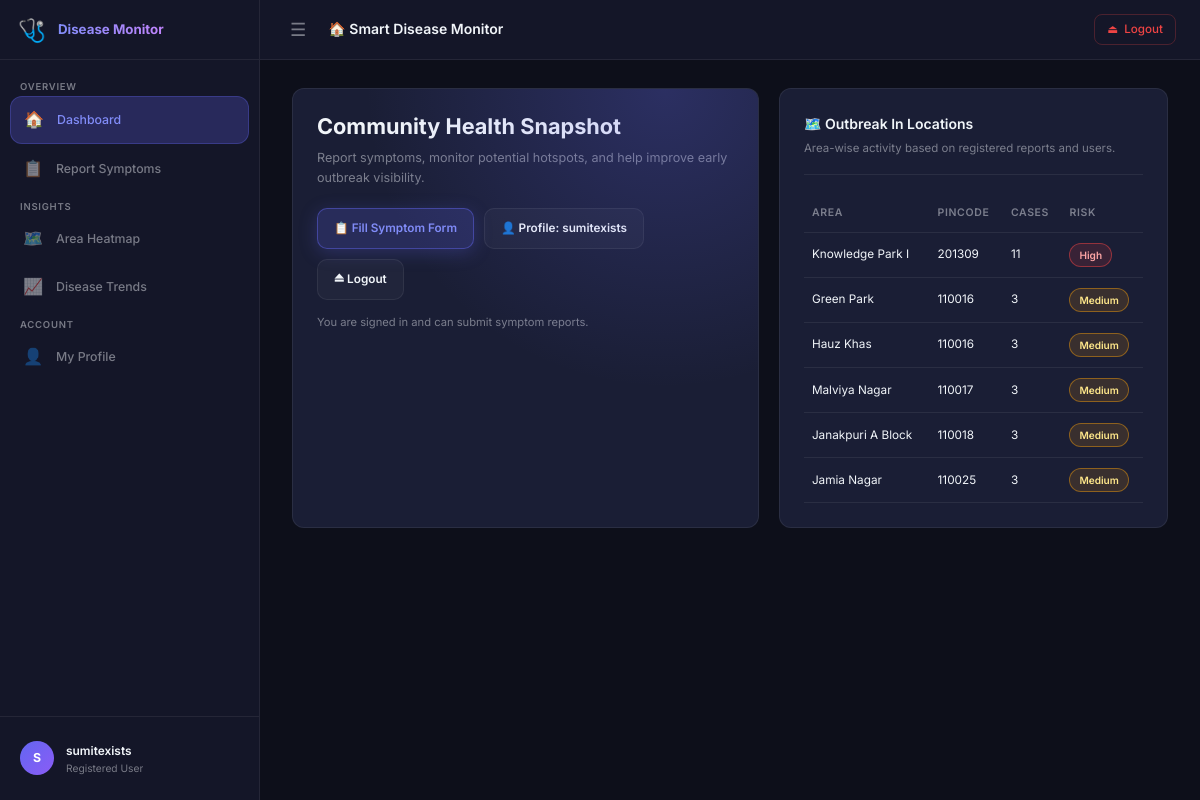
The app's page / (signed in) with its own data.
### doctor/models.py (models this page shows, shortened)
class User(AbstractUser):
   area = models.ForeignKey(
        'Area',
        on_delete=models.SET_NULL,
        null=True,
        blank=True,
        help_text="Area associated with the user, derived from pincode.",
        related_name="user_area"
    )

class Area(models.Model):
    pincode = models.CharField(
        max_length=6,
        blank=True,
        default="",
        help_text="6-digit NCR pincode of the user's location.",
    )
    area = models.CharField(
        max_length=200,
        blank=True,
        default="",
        help_text="Locality / area derived from the pincode.",
    )

### doctor/views.py (the view)
# urls.py: path("", views.home, name="home"),
def home(request):
    outbreak_locations = (
        Area.objects.values("pincode", "area")
        .annotate(user_count=Count("symptomreport"))
        .order_by("-user_count", "pincode", "area")[:8]
    )
    context = {
        "outbreak_locations": outbreak_locations,
    }
    return render(request, "doctor/home.html", context)

### doctor/templates/doctor/home.html (shortened to what this page needs)
{% extends "doctor/layout.html" %}
{% load static %}
{% block page_title %}🏠 Smart Disease Monitor{% endblock %}
{% block extra_css %}
<link rel="stylesheet" href="{% static 'doctor/css/home.css' %}" />
{% endblock %}
{% block content %}
<section class="home-grid">
    <article class="card hero-card" id="profile">
        <h1 class="hero-title">Community Health Snapshot</h1>
        <p class="hero-subtitle">
            Report symptoms, monitor potential hotspots, and help improve early outbreak visibility.
        </p>
        {% if request.user.is_authenticated %}
            <div class="action-row">
                <a class="btn btn-primary" href="{% url 'report_symptoms' %}">📋 Fill Symptom Form</a>
                <a class="btn btn-muted" href="#profile">👤 Profile: {{ request.user.username }}</a>
                <a class="btn btn-muted" href="{% url 'logout' %}">⏏ Logout</a>
            </div>
            <p class="quick-note">You are signed in and can submit symptom reports.</p>
        {% endif %}
    </article>
    <article class="card" id="outbreak-locations">
        <div class="card-header">
            <div class="card-title">🗺️ Outbreak In Locations</div>
            <div class="card-subtitle">Area-wise activity based on registered reports and users.</div>
        </div>
        {% if outbreak_locations %}
            <table class="outbreak-table" aria-label="Outbreak locations">
                <thead>
                    <tr>
                        <th>Area</th>
                        <th>Pincode</th>
                        <th>Cases</th>
                        <th>Risk</th>
                    </tr>
                </thead>
                <tbody>
                    {% for row in outbreak_locations %}
                    <tr>
                        <td>{{ row.area }}</td>
                        <td>{{ row.pincode }}</td>
                        <td>{{ row.user_count }}</td>
                        <td>
                            {% if row.user_count >= 6 %}
                                <span class="risk-pill high">High</span>
                            {% elif row.user_count >= 3 %}
                                <span class="risk-pill medium">Medium</span>
                            {% else %}
                                <span class="risk-pill low">Low</span>
                            {% endif %}
                        </td>
                    </tr>
                    {% endfor %}
                </tbody>
            </table>
        {% else %}
            <p class="empty-state">No location activity recorded yet. Once users register and submit reports, hotspots will appear here.</p>
        {% endif %}
    </article>
</section>
{% endblock %}

### doctor/templates/doctor/layout.html (shortened to what this page needs)
{% load static %}
<!DOCTYPE html>
<html lang="en">
<head>
  <link rel="stylesheet" href="{% static 'doctor/css/layout.css' %}" />
  {% block extra_css %}{% endblock %}
</head>
<body>
<div class="app-wrapper" id="app-wrapper">
  <aside class="sidebar">
    <div class="sidebar-brand">
      <span class="brand-icon">🩺</span>
      <span class="brand-text">Disease Monitor</span>
    </div>
    <nav class="sidebar-nav" aria-label="Main navigation">
      <span class="nav-section-label">Overview</span>
      <a href="{% url 'home' %}" class="nav-item" data-path="/" aria-label="Dashboard">
        <span class="nav-icon">🏠</span>
        <span class="nav-label">Dashboard</span>
      </a>
      {% if request.user.is_authenticated %}
      <a href="{% url 'report_symptoms' %}" class="nav-item" data-path="/report/" aria-label="Report Symptoms">
        <span class="nav-icon">📋</span>
        <span class="nav-label">Report Symptoms</span>
      </a>
      {% else %}
      <a href="{% url 'login' %}?next={% url 'report_symptoms' %}" class="nav-item" data-path="/report/" aria-label="Login to report symptoms">
        <span class="nav-icon">🔐</span>
        <span class="nav-label">Login To Report</span>
      </a>
      {% endif %}
      <span class="nav-section-label">Insights</span>
      <a href="{% url 'area_heatmap' %}" class="nav-item" data-path="/heatmap/" aria-label="Area Heatmap">
        <span class="nav-icon">🗺️</span>
        <span class="nav-label">Area Heatmap</span>
      </a>
      <a href="{% url 'disease_trends' %}" class="nav-item" data-path="/trends/" aria-label="Disease Trends">
        <span class="nav-icon">📈</span>
        <span class="nav-label">Disease Trends</span>
      </a>
      <span class="nav-section-label">Account</span>
      {% if request.user.is_authenticated %}
      <a href="{% url 'user_profile' %}" class="nav-item" data-path="/profile/" aria-label="Profile">
        <span class="nav-icon">👤</span>
        <span class="nav-label">My Profile</span>
      </a>
      {% endif %}
    </nav>
    <div class="sidebar-footer">
      <div class="sidebar-user">
        <div class="user-avatar">
          {% if request.user.is_authenticated %}
            {{ request.user.username|first|upper }}
          {% else %}
            G
          {% endif %}
        </div>
        <div class="user-info">
          {% if request.user.is_authenticated %}
            <div class="user-name">{{ request.user.username }}</div>
            <div class="user-role">Registered User</div>
          {% else %}
            <div class="user-name">Guest</div>
            <div class="user-role">Please login or register</div>
          {% endif %}
        </div>
      </div>
    </div>
  </aside>
  <header class="topbar">
    <div class="topbar-left">
      <button class="sidebar-toggle" id="sidebar-toggle" aria-label="Toggle sidebar">☰</button>
      <span class="page-title">{% block page_title %}Dashboard{% endblock %}</span>
    </div>
    <div class="topbar-right">
      {% if request.user.is_authenticated %}
      <a href="{% url 'logout' %}" class="topbar-btn logout-btn" id="logout-btn">
        <span>⏏</span> Logout
      </a>
      {% endif %}
    </div>
  </header>
  <main class="main-content">
    {% block content %}{% endblock %}
  </main>
</div>
</body>
</html>

### doctor/static/doctor/css/home.css (style rules this page uses)
.home-grid { display: grid; grid-template-columns: 1.2fr 1fr; gap: 20px; }
.hero-card { position: relative; overflow: hidden; }
.hero-card::before { content: ""; position: absolute; inset: 0; background: radial-gradient(circle at 80% 0%, rgba(99, 102, 241, 0.24), transparent 52%); pointer-events: none; }
.hero-title { font-size: 1.55rem; line-height: 1.25; margin-bottom: 8px; }
.hero-subtitle { color: var(--text-muted); font-size: 0.9rem; margin-bottom: 20px; }
.action-row { display: flex; gap: 10px; flex-wrap: wrap; }
.btn { border: 1px solid var(--border); border-radius: 10px; padding: 10px 16px; font-size: 0.84rem; font-weight: 600; display: inline-flex; align-items: center; gap: 8px; transition: all 0.18s ease; }
.btn-primary { background: rgba(99, 102, 241, 0.2); border-color: rgba(99, 102, 241, 0.45); color: var(--accent-light); }
.btn-muted { color: var(--text-primary); background: rgba(255, 255, 255, 0.03); }
.quick-note { margin-top: 14px; font-size: 0.8rem; color: var(--text-muted); }
.outbreak-table { width: 100%; border-collapse: collapse; margin-top: 2px; }
.outbreak-table th, .outbreak-table td { text-align: left; padding: 10px 8px; border-bottom: 1px solid var(--border); font-size: 0.84rem; }
.outbreak-table th { color: var(--text-muted); font-weight: 600; font-size: 0.75rem; text-transform: uppercase; letter-spacing: 0.06em; }
.risk-pill { display: inline-flex; padding: 3px 9px; border-radius: 999px; font-size: 0.72rem; font-weight: 600; border: 1px solid; }
.risk-pill.medium { color: #fde68a; border-color: rgba(245, 158, 11, 0.45); background: rgba(245, 158, 11, 0.14); }
.risk-pill.high { color: #fca5a5; border-color: rgba(239, 68, 68, 0.5); background: rgba(239, 68, 68, 0.14); }

### records on screen
User: user.username|first "S", user.username "sumitexists"
Area: area "Knowledge Park I", pincode "201309", user_count "11", shows "High"
Area: area "Green Park", pincode "110016", user_count "3", shows "Medium"
Area: area "Hauz Khas", pincode "110016", user_count "3", shows "Medium"
Area: area "Malviya Nagar", pincode "110017", user_count "3", shows "Medium"
Area: area "Janakpuri A Block", pincode "110018", user_count "3", shows "Medium"
Area: area "Jamia Nagar", pincode "110025", user_count "3", shows "Medium"
